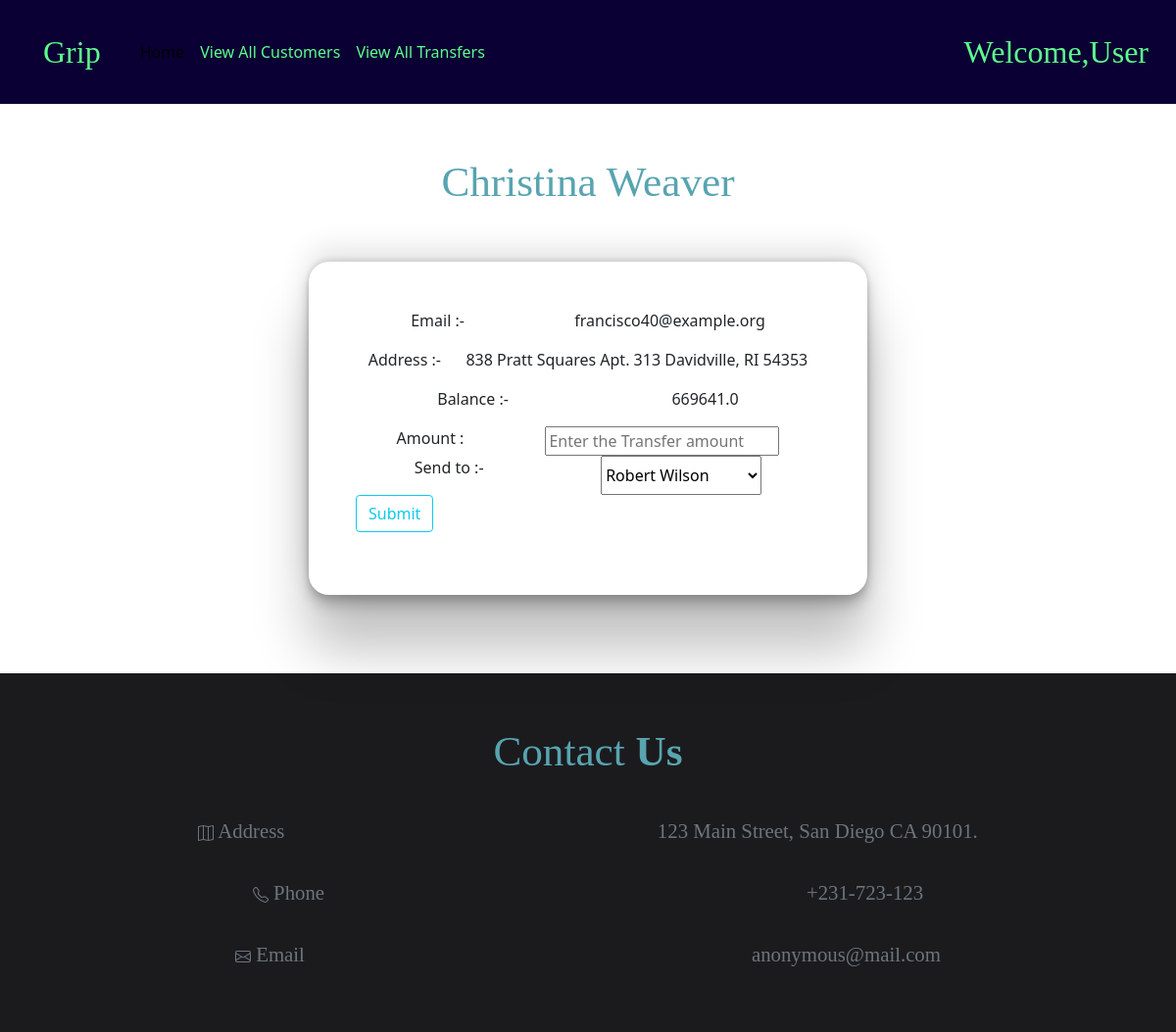
The app's page /transfer/2/ with its own data.
### bank_site/models.py (models this page shows)
class customers(models.Model):
    name = models.CharField(max_length=225)
    email = models.EmailField()
    address = models.TextField()
    balance = models.FloatField()

### bank_site/views.py (the view, shortened to what this page needs)
# urls.py: path('transfer/<int:pk>/',views.transfer,name="transfer"),
def transfer(request,pk):
    user = get_object_or_404(customers,pk=pk)
    cont = customers.objects.all()
    return render(request,'view_one.html',context={'customers':cont,'user':user})

### bank_site/templates/view_one.html (shortened to what this page needs)
<!DOCTYPE>
{% load static %}
<html>
    <head>
        <link href="https://cdn.jsdelivr.net/npm/bootstrap@5.1.3/dist/css/bootstrap.min.css" rel="stylesheet">
        <link rel="stylesheet" href="{% static 'css/view_all_css.css' %}">
    </head>
    <body>
        <nav class="navbar navbar-expand-lg navbar-light nav-bg-color nav-edit">
            <div class="container-fluid">
                <a class="navbar-brand nav-brand m-3 px-3" href="#">Grip</a>
                <div class="collapse navbar-collapse" id="na">
                    <div class="navbar-nav">
                      <a class="nav-link active" aria-current="page" href="#">Home</a>
                      <a class="nav-link nav-text-color" href="{% url 'bank_site:view_all' %}">View All Customers</a>
                        <a class="nav-link nav-text-color" href="{% url 'bank_site:all_transfers' %}">View All Transfers</a>
                    </div>
                </div>
                <div class="d-flex justify-content-end">
                    <a class="nav-link nav-brand" href="#">Welcome,User</a>
                </div>
            </div>
        </nav>
        <div class="container py-5">
            <div class="text-center">
                <p class="main-font">{{ user.name }}</p>
            </div>
            <div class="row d-flex justify-content-center">
                    <div class="view-all p-5">
                        <div class="d-flex justify-content-around">
                            <p>Email :- </p>
                            <p>{{ user.email }}</p>
                        </div>
                        <div class="d-flex justify-content-around">
                            <p>Address :- </p>
                            <p>{{ user.address }}</p>
                        </div>
                        <div class="d-flex justify-content-around">
                            <p>Balance :- </p>
                            <p>{{ user.balance }}</p>
                        </div>
                        <form method="POST">
                            <div class="d-flex justify-content-around">
                            <label for="amount">Amount :</label>
                            <input type="text" name="amount" placeholder="Enter the Transfer amount">
                        </div>
                        <div class="d-flex justify-content-around">
                            <p>Send to :- </p>
                            <select name="reciver">
                                {% for i in customers %}
                                  {% if i != user.name %}
                                     <option value="{{ i.id }}">{{ i.name }}</option>
                                  {% endif %}
                                {% endfor %}
                            </select>
                        </div>
                            <input type="submit" class="btn btn-outline-info" value="Submit">
                        </form>
                    </div>
            </div>
        </div>
        <div class="container-fluid py-5 footer-background">
            <div class="text-center">
                <p class="main-font">Contact <strong>Us</strong></p>
            </div>
            <div class="row">
                <div class="col">
                    <div class="d-flex justify-content-around text-muted pt-3">
                        <p class="sub-font">
                            Address
                        </p>
                        <p class="sub-font">
                            123 Main Street, San Diego CA 90101.
                        </p>
                    </div>
                    <div class="d-flex justify-content-around text-muted pt-3">
                        <p class="sub-font">
                            Phone
                        </p>
                        <p class="sub-font">
                            +231-723-123
                        </p>
                    </div>
                    <div class="d-flex justify-content-around text-muted pt-3">
                        <p class="sub-font">
                            Email
                        </p>
                        <p class="sub-font">
                            anonymous@mail.com
                        </p>
                    </div>
                </div>
            </div>
        </div>
    </body>
</html>

### static/css/view_all_css.css (style rules this page uses)
.view-all { background-color: #fff; box-shadow: rgba(0, 0, 0, 0.25) 0px 54px 55px, rgba(0, 0, 0, 0.12) 0px -12px 30px, rgba(0, 0, 0, 0.12) 0px 4px 6px, rgba(0, 0, 0, 0.17) 0px 12px 13px, rgba(0, 0, 0, 0.09) 0px -3px 5px; height: 50%; width: 50%; display: block; padding: 1em; margin: 2em; border-radius: 1.3rem; }
.main-font { font-family: 'Lobster', cursive; font-size: 2.7rem; color: #58A4B0; }
.sub-font { font-family: 'Dancing Script', cursive; font-size: 1.3rem; }
.nav-bg-color { background-color: #0B0033; }
.nav-brand { color: #5EFC8D !important; font-family: 'Lobster', cursive; font-size: 2rem; }
.nav-text-color { color: #5EFC8D !important; }
.footer-background { background-color: #1B1B1E; }

### records on screen
customers: name "Christina Weaver", email "francisco40@example.org", address "838 Pratt Squares Apt. 313 Davidville, RI 54353", balance "669641.0"

### other values on screen
form field reciver "Robert Wilson"
